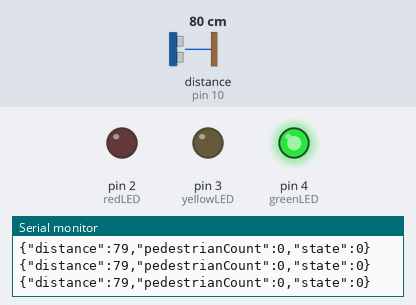
A sketch run on a simulated Arduino Uno, built with avr-gcc and run on an emulated ATmega328P. On the bench: output pins drawn as LEDs (lit = HIGH), the last lines printed to the serial monitor. Wiring (inferred from the names in the program): ultrasonic range finder: trigger pin 9; echo pin 10. The test bench sets the inputs (shaded band); at power-on: distance to the obstacle (sensor on pin 10) 80 cm. The echo pulse lasts 58.3 µs per cm; pins used as bus, display or sensor lines are not drawn.

Above: at 2.5 s.
At 7.6 s:
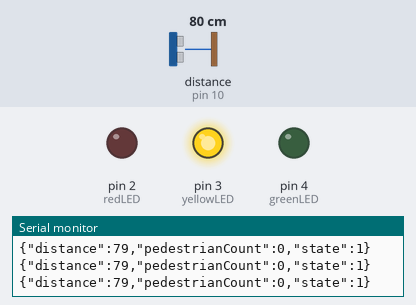
At 12.6 s:
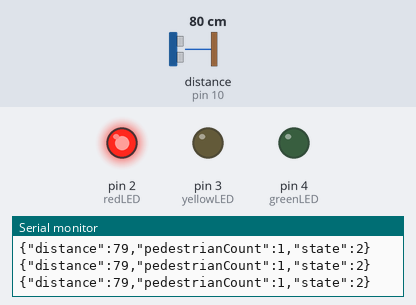
Timing chart, 0 to 19.8 s (numbered marks = the images above):
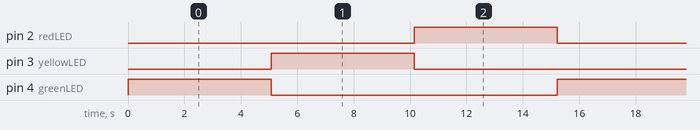

The sketch:

sketch_sep13a.ino
```cpp
#include <ArduinoJson.h>

const int trigPin = 9;
const int echoPin = 10;
const int redLED = 2;
const int yellowLED = 3;
const int greenLED = 4;
int pedestrianCount = 0;
int duration = 0;
int distance = 0;
int interval = 5000;
int state = 0;
bool pedestrian = false;
unsigned long currentTime = 0;
unsigned long previousMillis = 0;
StaticJsonDocument<200> jsonDoc;

void setup() {
  pinMode(trigPin, OUTPUT);
  pinMode(echoPin, INPUT);
  pinMode(redLED, OUTPUT);
  pinMode(yellowLED, OUTPUT);
  pinMode(greenLED, OUTPUT);
  digitalWrite(greenLED, HIGH);
  Serial.begin(9600);
}

void loop() {
  currentTime = millis();

  digitalWrite(trigPin, LOW);
  delayMicroseconds(2);
  digitalWrite(trigPin, HIGH);
  delayMicroseconds(10);
  digitalWrite(trigPin, LOW);

  duration = pulseIn(echoPin, HIGH);
  distance = (duration / 2) / 29.1;

  if (distance < 100) {
    pedestrian = true;
  }
  else {
    pedestrian = false;
    digitalWrite(greenLED, HIGH);
    digitalWrite(yellowLED, LOW);
    digitalWrite(redLED, LOW);
    state = 0;
    previousMillis = currentTime;
  }

  if ((currentTime - previousMillis >= interval) && (state == 0) && (pedestrian == true)) {
      previousMillis = currentTime;
      state = 1;
      digitalWrite(greenLED, LOW);
      digitalWrite(yellowLED, HIGH);
  }
  else if ((currentTime - previousMillis >= interval) && (state == 1) && (pedestrian == true)) {
      previousMillis = currentTime;
      state = 2;
      digitalWrite(yellowLED, LOW);
      digitalWrite(redLED, HIGH);
      pedestrianCount++;
  }
  else if ((currentTime - previousMillis >= interval) && (state == 2) && (pedestrian == true)) {
      previousMillis = currentTime;
      state = 0;
      digitalWrite(redLED, LOW);
      digitalWrite(greenLED, HIGH);
  }

  jsonDoc["distance"] = distance;
  jsonDoc["pedestrianCount"] = pedestrianCount;
  jsonDoc["state"] = state;

  serializeJson(jsonDoc, Serial);
  Serial.println();
  delay(500);
}
```

Measured:
- by itself, pin 2 (redLED), pin 3 (yellowLED), pin 4 (greenLED): alternates HIGH for 5.1 s and LOW for 10.1 s
- by itself, everything shown: repeats every 15.2 s, in 3 steps
